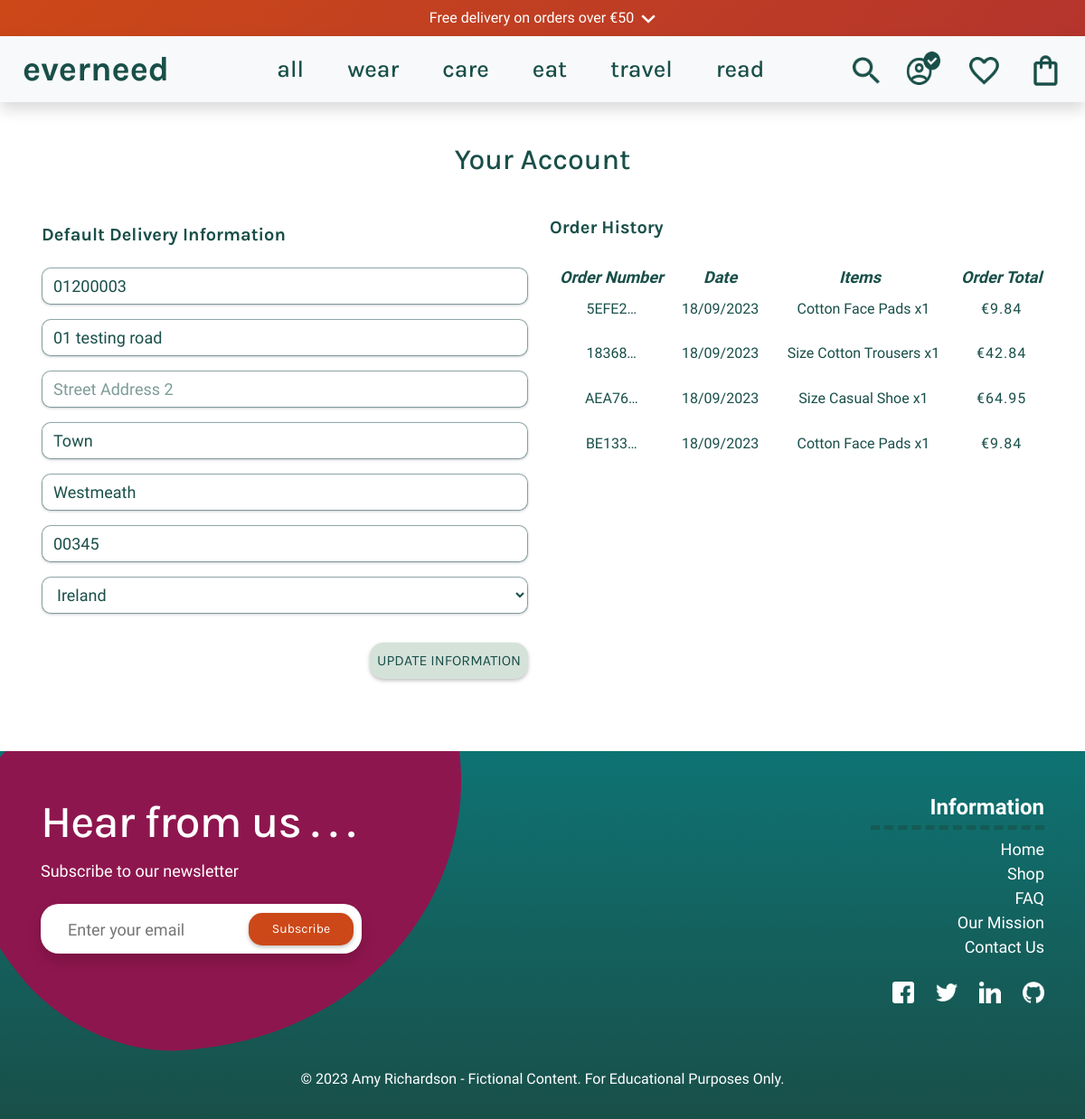
/profile/ (signed in), run on the app's committed database.
### profiles/models.py (models this page shows, shortened)
class UserProfile(models.Model):
    user = models.OneToOneField(User, on_delete=models.CASCADE)
    default_phone_number = models.CharField(
        max_length=20, null=True, blank=True)
    default_street_address1 = models.CharField(
        max_length=80, null=True, blank=True)
    default_street_address2 = models.CharField(
        max_length=80, null=True, blank=True)
    default_town_or_city = models.CharField(
        max_length=40, null=True, blank=True)
    default_county = models.CharField(max_length=80, null=True, blank=True)
    default_postcode = models.CharField(max_length=20, null=True, blank=True)
    default_country = CountryField(
        blank_label='Country', null=True, blank=True)

### checkout/models.py (models this page shows, shortened)
class Order(models.Model):
    order_number = models.CharField(max_length=32, null=False, editable=False)
    user_profile = models.ForeignKey(UserProfile, on_delete=models.SET_NULL,
                                     null=True, blank=True,
                                     related_name='orders')
    full_name = models.CharField(max_length=50, null=False, blank=False)
    email = models.EmailField(max_length=254, null=False, blank=False)
    phone_number = models.CharField(max_length=20, null=False, blank=False)
    country = CountryField(blank_label='Country *', null=False, blank=False)
    postcode = models.CharField(max_length=20, null=True, blank=True)
    town_or_city = models.CharField(max_length=40, null=False, blank=False)
    street_address1 = models.CharField(max_length=80, null=False, blank=False)
    street_address2 = models.CharField(max_length=80, null=True, blank=True)
    county = models.CharField(max_length=80, null=True, blank=True)
    date = models.DateTimeField(auto_now_add=True)
    delivery_cost = models.DecimalField(
        max_digits=6, decimal_places=2, null=False, default=0)
    order_total = models.DecimalField(
        max_digits=10, decimal_places=2, null=False, default=0)
    grand_total = models.DecimalField(
        max_digits=10, decimal_places=2, null=False, default=0)
    original_bag = models.TextField(null=False, blank=False, default='')
    stripe_pid = models.CharField(
        max_length=254, null=False, blank=False, default='')

class OrderLineItem(models.Model):
    order = models.ForeignKey(Order, null=False, blank=False,
                              on_delete=models.CASCADE,
                              related_name='lineitems')
    product = models.ForeignKey(
        Product, null=False, blank=False,
        on_delete=models.CASCADE)
    product_size = models.CharField(
        max_length=2, null=True, blank=True)
    quantity = models.IntegerField(null=False, blank=False, default=0)
    lineitem_total = models.DecimalField(
        max_digits=6, decimal_places=2, null=False,
        blank=False, editable=False)

### products/models.py (models this page shows, shortened)
class Product(models.Model):
    category = models.ForeignKey(
        'Category', null=True, blank=True, on_delete=models.SET_NULL)
    sku = models.CharField(
        max_length=254, null=True, blank=True)
    name = models.CharField(max_length=254)
    description = models.TextField(max_length=1024, default='')
    price = models.DecimalField(max_digits=6, decimal_places=2)
    sale_price = models.DecimalField(
        max_digits=6, decimal_places=2, null=True, blank=True)
    discount = models.DecimalField(
        max_digits=6, decimal_places=2, null=True, blank=True)
    has_sizes = models.BooleanField(default=False, null=True, blank=True)
    ml_sizes = models.BooleanField(default=False, null=True, blank=True)
    is_shoe = models.BooleanField(default=False, null=True, blank=True)
    carbon_fp = models.DecimalField(
        max_digits=6, decimal_places=2, blank=True, null=True)
    carbon_saved = models.DecimalField(
        max_digits=6, decimal_places=2, blank=True, null=True)
    rating = models.DecimalField(max_digits=6, decimal_places=2, null=True,
                                 blank=True)
    image_url = models.URLField(
        max_length=1024, null=True, blank=True)
    image = models.ImageField(null=True, blank=True)
    feature_product = models.BooleanField(default=False, blank=True)
    is_sale = models.BooleanField(default=False)

### profiles/views.py (the view)
# urls.py: path('profile/', include('profiles.urls')),
@login_required
def profile(request):
    profile = get_object_or_404(UserProfile, user=request.user)
    if request.method == 'POST':
        form = UserProfileForm(request.POST, instance=profile)
        if form.is_valid():
            form.save()
            messages.success(request, 'Account updated successfully')
        else:
            messages.error(
                request, 'Update failed. Please ensure the form is valid.')
    else:
        form = UserProfileForm(instance=profile)
    orders = profile.orders.all()
    template = 'profiles/profile.html'
    context = {
        'form': form,
        'orders': orders,
        'on_profile_page': True
    }
    return render(request, template, context)

### profiles/forms.py
class UserProfileForm(forms.ModelForm):
    class Meta:
        model = UserProfile
        exclude = ('user',)
    def __init__(self, *args, **kwargs):
        super().__init__(*args, **kwargs)
        placeholders = {
            'default_phone_number': 'Phone Number',
            'default_postcode': 'Postal Code',
            'default_town_or_city': 'Town or City',
            'default_street_address1': 'Street Address 1',
            'default_street_address2': 'Street Address 2',
            'default_county': 'County, State or Locality',
        }
        self.fields['default_phone_number'].widget.attrs['autofocus'] = True
        for field in self.fields:
            if field != 'default_country':
                if self.fields[field].required:
                    placeholder = f'{placeholders[field]} *'
                else:
                    placeholder = placeholders[field]
                self.fields[field].widget.attrs['placeholder'] = placeholder
            self.fields[field].widget.attrs['class'] = 'form-control profile-form-input'
            self.fields[field].label = False

### wishlist/contexts.py (called while the page is built)
def wishlist_items(request):
    wishlist_items = []
    if request.user.is_authenticated:
        user_profile = UserProfile.objects.get(user=request.user)
        wishlist_items = Wishlist.objects.filter(user_profile=user_profile)
    return {
        'user_wishlist': wishlist_items,
    }

### profiles/templates/profiles/profile.html (shortened to what this page needs)
{% extends 'base.html' %}
{% load static %}
{% block extra_css %}
<link rel="stylesheet" href="{% static 'profiles/css/profiles.css' %}">
{% endblock %}
{% block content %}
<div class="container my-5">
    <div class="row">
        <div class="col text-center">
            <h2 class="section-title mb-4">Your Account</h2>
        </div>
    </div>
    <div class="row mt-1">
        <div class="col-12 col-lg-6 p-3">
            <p class="font-weight-bold profile-p">Default Delivery Information</p>
            <form class="mt-3" action="{% url 'profile' %}" method="POST" id="profile-update-form">
                {{ form|crispy }}
                <button class="wishlist-btn p-2 text-uppercase float-right my-3">Update Information</button>
            </form>
        </div>
        <div class="col-12 col-lg-6 p-2">
            <p class="font-weight-bold profile-p">Order History</p>
            <div class="order-history table-responsive text-center">
                <table class="table table-sm table-borderless">
                    <thead>
                        <tr>
                            <th>Order Number</th>
                            <th>Date</th>
                            <th>Items</th>
                            <th>Order Total</th>
                        </tr>
                    </thead>
                    <tbody>
                        {% for order in orders %}
                        <tr>
                            <td>
                                <a href="{% url 'order_history' order.order_number %}" title="{{ order.order_number }}">
                                    {{ order.order_number|truncatechars:6 }}
                                </a>
                            </td>
                            <td>{{ order.date|date:"d/m/Y" }}</td>
                            <td>
                                <ul class="list-unstyled">
                                    {% for item in order.lineitems.all %}
                                    <li class="pl-2 order-li">
                                        {% if item.product.has_sizes %}
                                        Size {{ item.product.size|upper }}
                                        {% endif %}{{ item.product.name }} x{{ item.quantity }}
                                    </li>
                                    {% endfor %}
                                </ul>
                            </td>
                            <td class="all-price">€{{ order.grand_total }}</td>
                        </tr>
                        {% endfor %}
                    </tbody>
                </table>
            </div>
        </div>
    </div>
</div>
{% endblock %}

### static/css/base.css (style rules this page uses)
:root { --title: 'Karla', sans-serif; --main-font: 'Inconsolata', monospace; --forest: #194f49; --yellow: #ffc824; --bluegreen: #0e7373; --purple: #8E164E; --gold: #CC4818; --white: #fff; --black: #0d0d0d; }
html { scroll-behavior: smooth; }
body { display: flex; flex-direction: column; overflow: auto; font-family: var(--title); }
h1, h2, h3, h4, h5, h6, header { font-family: var(--title); }
a, a span { color: var(--forest); text-decoration: none !important; }
th, .fieldset-label { font-size: 20px; color: var(--forest); font-weight: bold; }
strong, p, .icon-green { color: var(--forest); }
ul li { list-style-type: none; }
.form-control { border-radius: 10px; font-size: 18px; border: 1px solid #194f4970; font-family: var(--main-font); }
.section-title { color: var(--forest); }
input { border-radius: 10px; }
.all-price { letter-spacing: 1px; }
.wishlist-btn { border-radius: 15px; background-color: #d5e2da; color: var(--forest); border: none; filter: drop-shadow(0px 2px 2px rgba(0, 0, 0, 0.25)); transition: transform 0.3s ease; transform-origin: center; font-size: 16px; display: inline-flex; align-items: center; height: 100%; }
.text-uppercase { color: var(--forest); }

### profiles/static/profiles/css/profiles.css (style rules this page uses)
.profile-form-input { background-color: white; box-shadow: 0 1px 3px 0 #cdcfd3; -webkit-transition: box-shadow 150ms ease; transition: box-shadow 150ms ease; color: #194f49; }
select.profile-form-input::placeholder, .profile-form-input::placeholder { color: #194f4990; }
.profile-p { font-size: 20px; line-height: 2.5rem; list-style-type: disc; color: var(--forest); }
th { font-size: 18px; font-style: italic; font-family: 'Inconsolata', monospace; }
td, li.order-li { color:#194f49; font-family: 'Inconsolata', monospace; }
.order-history { max-height: 416px; overflow-y: auto; }

### data on the page
UserProfile: default_phone_number "01200003", default_street_address1 "01 testing road", default_town_or_city "Town", default_county "Westmeath", default_postcode "00345", default_country "Ireland"
Order: order_number "5EFE2…", date "18/09/2023", grand_total "9.84"
OrderLineItem: product.name "Cotton Face Pads", quantity "1"
Order: order_number "18368…", date "18/09/2023", grand_total "42.84"
OrderLineItem: product.name "Cotton Trousers", quantity "1"
Order: order_number "AEA76…", date "18/09/2023", grand_total "64.95"
OrderLineItem: product.name "Casual Shoe", quantity "1"
Order: order_number "BE133…", date "18/09/2023", grand_total "9.84"
OrderLineItem: product.name "Cotton Face Pads", quantity "1"

### other printed values
{{ free_delivery_threshold }} "50"
